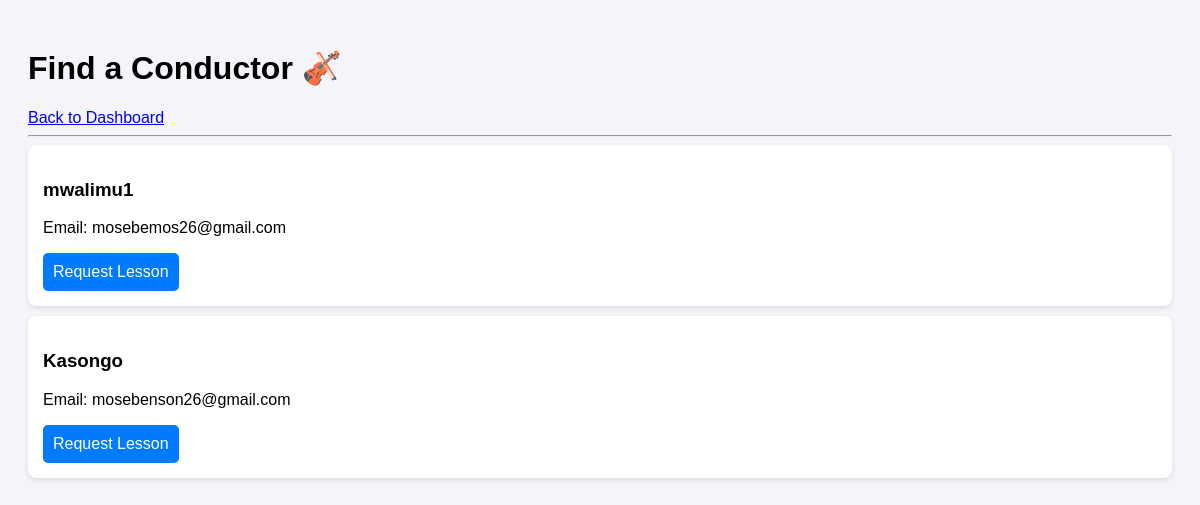
Screenshot of /teachers/ (signed in) with the database file from the repository.
### tuttiapp/models.py (models this page shows)
class User(AbstractUser):
    is_teacher = models.BooleanField(default=False)
    is_student = models.BooleanField(default=False)
    phone_number = models.CharField(max_length=15, blank=True, null=True, validators=[validate_kenyan_phone])

### tuttiapp/views.py (the view)
# urls.py: path('teachers/', views.teacher_list, name='teacher_list'), # New URL pattern for listing teachers
@login_required
def teacher_list(request):
    teachers = User.objects.filter(is_teacher=True)
    return render(request, 'tuttiapp/teacher_list.html', {'teachers': teachers})

### tuttiapp/templates/tuttiapp/teacher_list.html (shortened to what this page needs)
<!DOCTYPE html>
<html>
<head>
</head>
<body>
    <h1>Find a Conductor 🎻</h1>
    <a href="{% url 'dashboard' %}">Back to Dashboard</a>
    <hr>
    {% for teacher in teachers %}
    <div class="card">
        <h3>{{ teacher.username }}</h3>
        <p>Email: {{ teacher.email }}</p>
        <a href="{% url 'request_lesson' teacher.id %}" class="btn">Request Lesson</a>
    </div>
    {% empty %}
        <p>No teachers found.</p>
    {% endfor %}
</body>
</html>

### tuttiapp/templates/tuttiapp/teacher_list.html (style rules this page uses)
body { font-family: sans-serif; padding: 20px; background-color: #f4f4f9; }
.card { background: white; padding: 15px; margin-bottom: 10px; border-radius: 8px; box-shadow: 0 2px 5px rgba(0,0,0,0.1); }
.btn { background-color: #007bff; color: white; padding: 10px; text-decoration: none; border-radius: 5px; display: inline-block; }

### rows the page displays
User: username "mwalimu1", email "mosebemos26@gmail.com"
User: username "Kasongo", email "mosebenson26@gmail.com"
